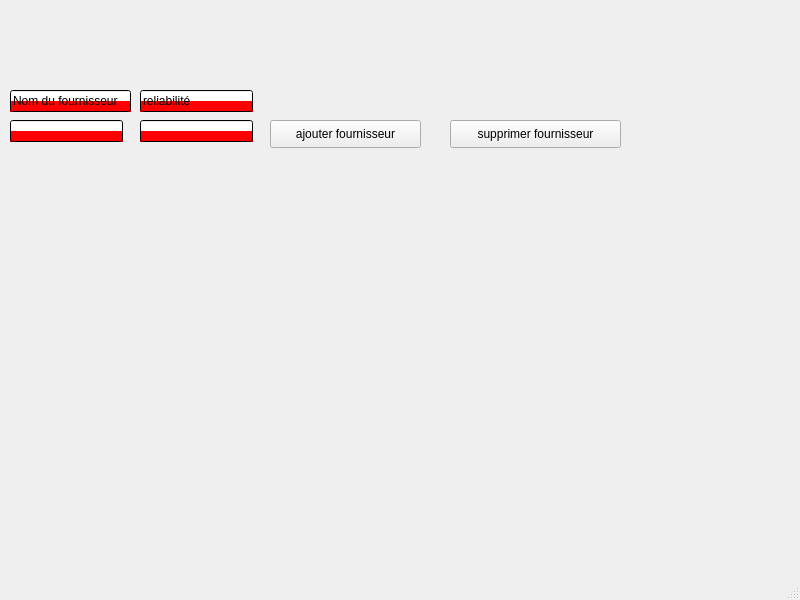
<?xml version="1.0" encoding="UTF-8"?>
<ui version="4.0">
 <class>MainWindow</class>
 <widget class="QMainWindow" name="MainWindow">
  <property name="geometry">
   <rect>
    <x>0</x>
    <y>0</y>
    <width>800</width>
    <height>600</height>
   </rect>
  </property>
  <property name="windowTitle">
   <string>MainWindow</string>
  </property>
  <property name="styleSheet">
   <string notr="true">background: #111827;\nborder: none;</string>
  </property>
  <widget class="QWidget" name="centralwidget">
   <widget class="QStackedWidget" name="stackedWidget">
    <property name="geometry">
     <rect>
      <x>10</x>
      <y>-10</y>
      <width>801</width>
      <height>591</height>
     </rect>
    </property>
    <property name="currentIndex">
     <number>1</number>
    </property>
    <widget class="QWidget" name="page">
     <widget class="QPushButton" name="achatmatiere">
      <property name="geometry">
       <rect>
        <x>450</x>
        <y>210</y>
        <width>301</width>
        <height>121</height>
       </rect>
      </property>
      <property name="font">
       <font>
        <family>Arial Black</family>
        <weight>75</weight>
        <bold>true</bold>
       </font>
      </property>
      <property name="mouseTracking">
       <bool>true</bool>
      </property>
      <property name="styleSheet">
       <string notr="true">QPushButton{
border: 20px;
border-radius: 30px;
padding: 0.8px;
background: gray;
}</string>
      </property>
      <property name="text">
       <string>acheter matierer</string>
      </property>
     </widget>
     <widget class="QPushButton" name="pushButton">
      <property name="geometry">
       <rect>
        <x>0</x>
        <y>210</y>
        <width>301</width>
        <height>121</height>
       </rect>
      </property>
      <property name="font">
       <font>
        <family>Arial Black</family>
        <weight>75</weight>
        <bold>true</bold>
       </font>
      </property>
      <property name="styleSheet">
       <string notr="true">QPushButton{
border: 20px;
border-radius: 30px;
padding: 0.8px;
background: gray;
}</string>
      </property>
      <property name="text">
       <string>liste fournisseur</string>
      </property>
     </widget>
    </widget>
    <widget class="QWidget" name="page_2">
     <widget class="QLineEdit" name="lineEdit">
      <property name="geometry">
       <rect>
        <x>0</x>
        <y>130</y>
        <width>113</width>
        <height>22</height>
       </rect>
      </property>
      <property name="styleSheet">
       <string notr="true">background-color: qlineargradient(spread:pad, x1:0, y1:0, x2:0, y2:1, stop:0 rgba(255, 255, 255, 255), stop:0.495 rgba(255, 255, 255, 255), stop:0.505 rgba(255, 0, 0, 255), stop:1 rgba(255, 0, 0, 255));</string>
      </property>
     </widget>
     <widget class="QPushButton" name="pushButton_2">
      <property name="geometry">
       <rect>
        <x>260</x>
        <y>130</y>
        <width>151</width>
        <height>28</height>
       </rect>
      </property>
      <property name="text">
       <string>ajouter fournisseur</string>
      </property>
     </widget>
     <widget class="QPushButton" name="pushButton_3">
      <property name="geometry">
       <rect>
        <x>440</x>
        <y>130</y>
        <width>171</width>
        <height>28</height>
       </rect>
      </property>
      <property name="text">
       <string>supprimer fournisseur</string>
      </property>
     </widget>
     <widget class="QLineEdit" name="lineEdit_2">
      <property name="geometry">
       <rect>
        <x>0</x>
        <y>100</y>
        <width>121</width>
        <height>22</height>
       </rect>
      </property>
      <property name="styleSheet">
       <string notr="true">background-color: qlineargradient(spread:pad, x1:0, y1:0, x2:0, y2:1, stop:0 rgba(255, 255, 255, 255), stop:0.495 rgba(255, 255, 255, 255), stop:0.505 rgba(255, 0, 0, 255), stop:1 rgba(255, 0, 0, 255));</string>
      </property>
      <property name="text">
       <string>Nom du fournisseur</string>
      </property>
     </widget>
     <widget class="QLineEdit" name="lineEdit_3">
      <property name="geometry">
       <rect>
        <x>130</x>
        <y>100</y>
        <width>113</width>
        <height>22</height>
       </rect>
      </property>
      <property name="styleSheet">
       <string notr="true">background-color: qlineargradient(spread:pad, x1:0, y1:0, x2:0, y2:1, stop:0 rgba(255, 255, 255, 255), stop:0.495 rgba(255, 255, 255, 255), stop:0.505 rgba(255, 0, 0, 255), stop:1 rgba(255, 0, 0, 255));</string>
      </property>
      <property name="text">
       <string>reliabilité</string>
      </property>
     </widget>
     <widget class="QLineEdit" name="lineEdit_4">
      <property name="geometry">
       <rect>
        <x>130</x>
        <y>130</y>
        <width>113</width>
        <height>22</height>
       </rect>
      </property>
      <property name="styleSheet">
       <string notr="true">background-color: qlineargradient(spread:pad, x1:0, y1:0, x2:0, y2:1, stop:0 rgba(255, 255, 255, 255), stop:0.495 rgba(255, 255, 255, 255), stop:0.505 rgba(255, 0, 0, 255), stop:1 rgba(255, 0, 0, 255));</string>
      </property>
     </widget>
    </widget>
    <widget class="QWidget" name="page_3"/>
   </widget>
  </widget>
  <widget class="QMenuBar" name="menubar">
   <property name="geometry">
    <rect>
     <x>0</x>
     <y>0</y>
     <width>800</width>
     <height>26</height>
    </rect>
   </property>
  </widget>
  <widget class="QStatusBar" name="statusbar"/>
 </widget>
 <resources/>
 <connections/>
</ui>
